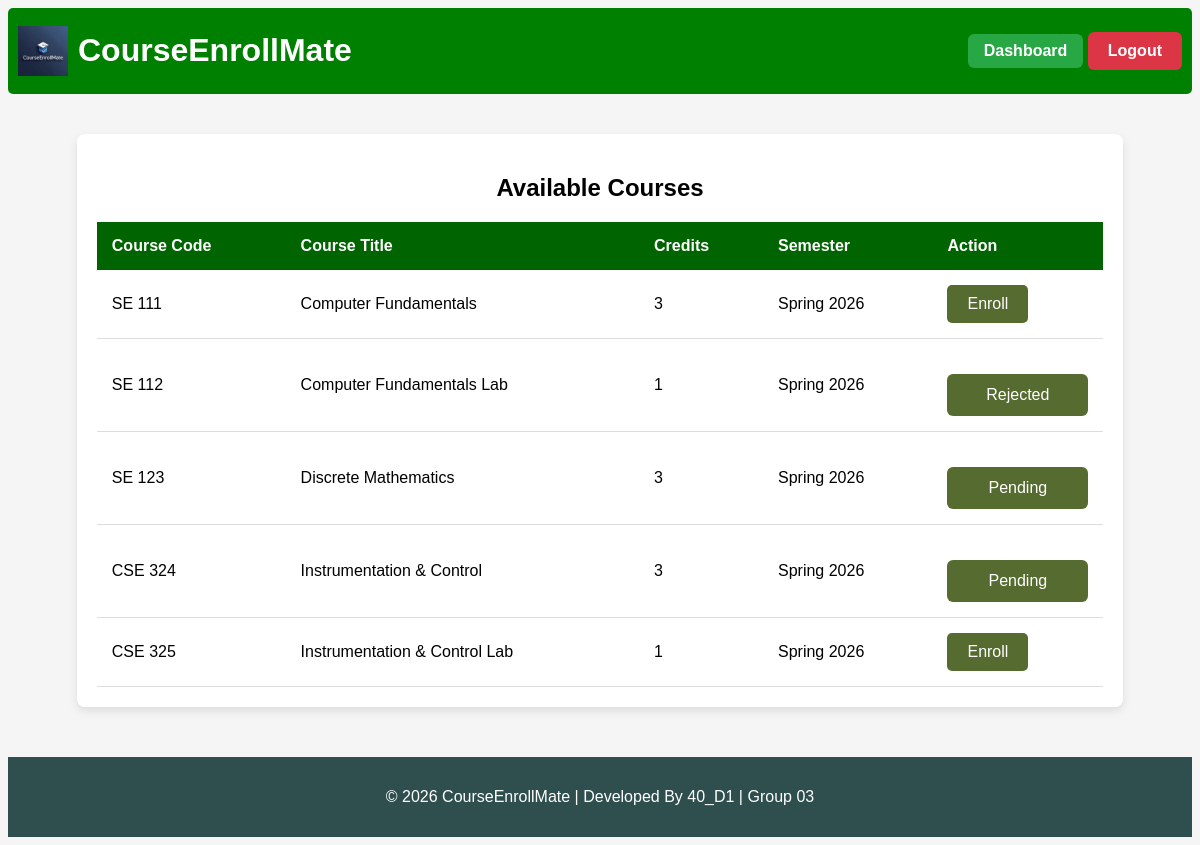
The page /enroll_courses (signed in) on the database as committed earlier.
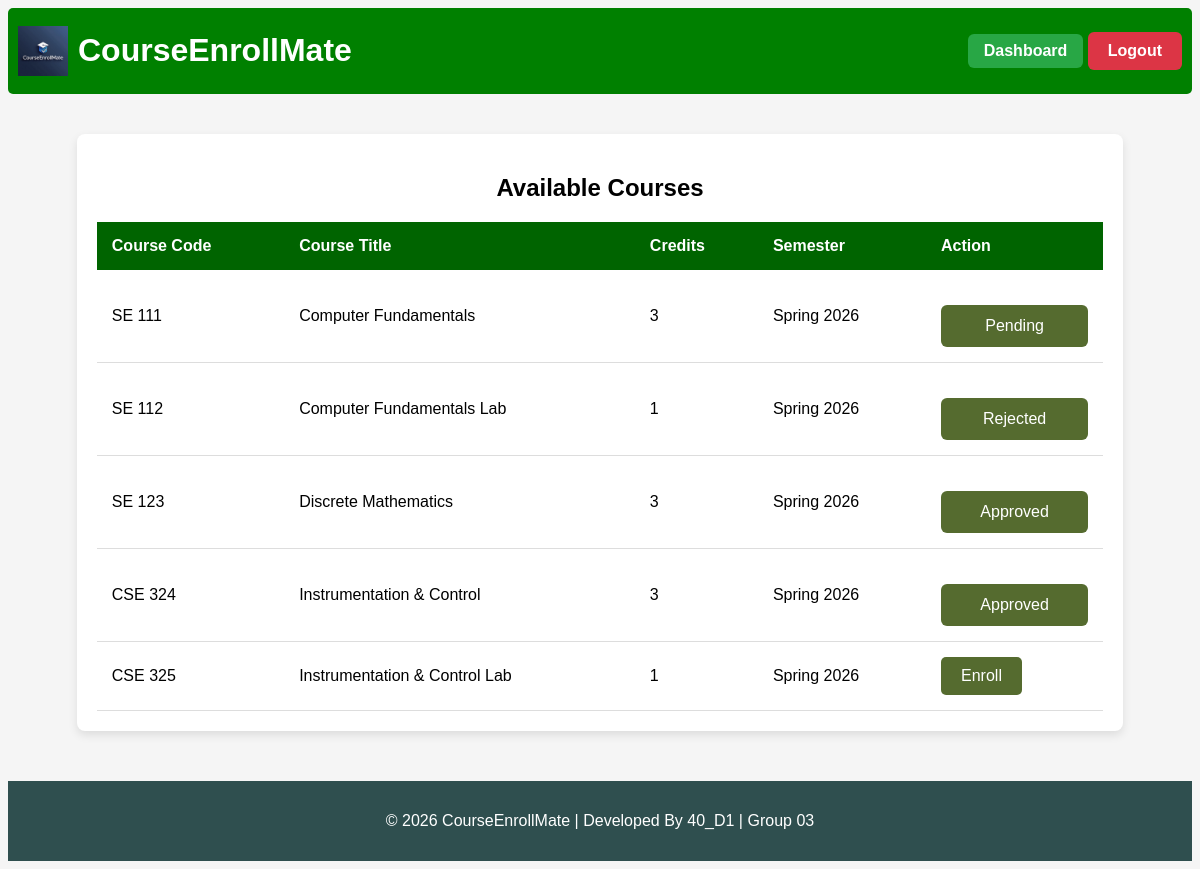
The same page on the database as committed later.
### tables this page shows
CREATE TABLE courses (
    id INTEGER PRIMARY KEY AUTOINCREMENT,
    course_code TEXT UNIQUE NOT NULL,
    course_title TEXT NOT NULL,
    course_description TEXT,
    credit_hours INTEGER NOT NULL,
    created_at TIMESTAMP DEFAULT CURRENT_TIMESTAMP
);

CREATE TABLE semesters (
    id INTEGER PRIMARY KEY AUTOINCREMENT,
    semester_name TEXT NOT NULL,
    start_date TEXT,
    end_date TEXT,
    status TEXT CHECK(status IN ('active','inactive')) DEFAULT 'inactive'
);

CREATE TABLE enrollment_requests (
    id INTEGER PRIMARY KEY AUTOINCREMENT,
    student_id INTEGER NOT NULL,
    offering_id INTEGER NOT NULL,
    request_date TIMESTAMP DEFAULT CURRENT_TIMESTAMP,
    status TEXT CHECK(status IN ('pending','approved','rejected')) DEFAULT 'pending', rejection_reason TEXT,
    FOREIGN KEY (student_id) REFERENCES users(id),
    FOREIGN KEY (offering_id) REFERENCES course_offerings(id)
);

### app.py (the view)
@app.route("/enroll_courses")
@login_required
@role_required("student")
def enroll_courses():
    student_id = session["user_id"]
    conn = get_db_connection()
    courses = conn.execute("""
        SELECT
            co.id AS offering_id,
            co.semester_id,
            c.course_code,
            c.course_title,
            c.credit_hours,
            s.semester_name,
            er.status AS enrollment_status
        FROM course_offerings co
        JOIN courses c ON co.course_id = c.id
        JOIN semesters s ON co.semester_id = s.id
        LEFT JOIN enrollment_requests er
            ON er.offering_id = co.id AND er.student_id = ?
        WHERE s.status = 'active'
    """, (student_id,)).fetchall()
    course_list = []
    for c in courses:
        deadline = conn.execute("""
            SELECT deadline_date
            FROM enrollment_deadline
            WHERE semester_id = ?
        """, (c["semester_id"],)).fetchone()
        if deadline and date.today() > date.fromisoformat(deadline["deadline_date"]):
            deadline_passed = True
        else:
            deadline_passed = False
        course_list.append({
            "offering_id": c["offering_id"],
            "course_code": c["course_code"],
            "course_title": c["course_title"],
            "credit_hours": c["credit_hours"],
            "semester_name": c["semester_name"],
            "enrollment_status": c["enrollment_status"],
            "deadline_passed": deadline_passed
        })
    conn.close()
    return render_template("enroll_courses.html", courses=course_list)

### app.py (called while the page is built)
def get_db_connection():
    conn = sqlite3.connect("courseenrollmate.db")
    conn.row_factory = sqlite3.Row
    conn.execute("PRAGMA foreign_keys = ON")
    return conn

### helper.py (called while the page is built)
def login_required(f):
    @wraps(f)
    def decorated_function(*args, **kwargs):
        if "username" not in session:
            return redirect("/login")
        return f(*args, **kwargs)
    return decorated_function

def role_required(role):
    def decorator(f):
        @wraps(f)
        def decorated_function(*args, **kwargs):
            if session.get("role") != role:
                return "403 Forbidden: Unauthorized access"
            return f(*args, **kwargs)
        return decorated_function
    return decorator

### templates/enroll_courses.html (shortened to what this page needs)
{% extends "base.html" %}
{% block body %}
<div class="table-container">
    <h2>Available Courses</h2>
    <table>
        <thead>
            <tr>
                <th>Course Code</th>
                <th>Course Title</th>
                <th>Credits</th>
                <th>Semester</th>
                <th>Action</th>
            </tr>
        </thead>
        <tbody>
        {% for course in courses %}
            <tr>
                <td>{{ course.course_code }}</td>
                <td>{{ course.course_title }}</td>
                <td>{{ course.credit_hours }}</td>
                <td>{{ course.semester_name }}</td>
                <td>
    {% if course.enrollment_status %}
                    <button class="disabled-btn" disabled>
                    {{ course.enrollment_status|capitalize }}
                    </button>
    {% elif course.deadline_passed %}
                    <button class="disabled-btn" disabled>
                     Deadline Passed
                    </button>
    {% else %}
        <a href="/request_enrollment/{{ course.offering_id }}" class="enroll-btn">
            Enroll
        </a>
    {% endif %}
</td>
            </tr>
        {% endfor %}
        </tbody>
    </table>
</div>
{% endblock %}

Rows that differ between the two databases and show on the page:
no longer on this page (row unchanged): courses: course_code "SE 111", course_title "Computer Fundamentals", credit_hours "3", semester_name "Spring 2026"
added enrollment_requests: course_code "SE 111", course_title "Computer Fundamentals", credit_hours "3", semester_name "Spring 2026", enrollment_status "Pending"
changed enrollment_requests "SE 123": enrollment_status "Pending" → "Approved"
changed enrollment_requests "CSE 324": enrollment_status "Pending" → "Approved"
